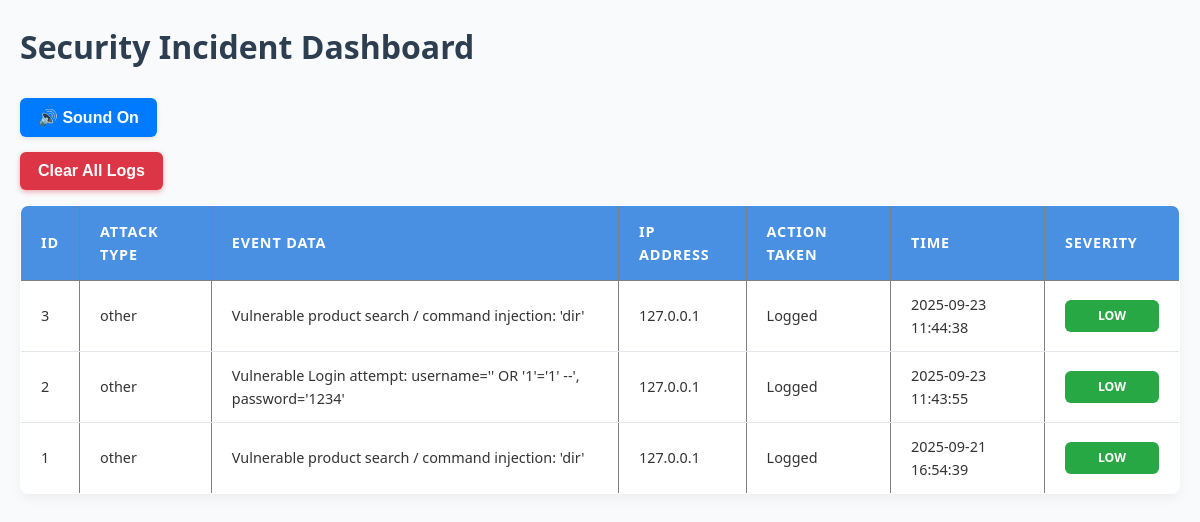
The page /dashboard/ on the database as committed earlier.
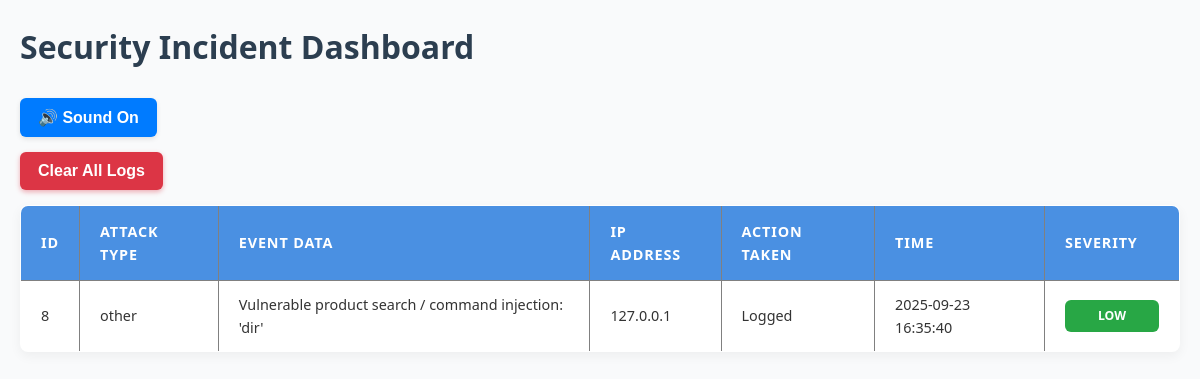
The same page on the database as committed later.
### monitoring/models.py (models this page shows, shortened)
class Incident(models.Model):
    ATTACK_TYPES = [
        ("suricata_alert", "Suricata Alert"),
        ("snort_alert", "Snort Alert"),
        ("sql_injection", "SQL Injection"),
        ("xss", "Cross-Site Scripting"),
        ("bruteforce", "Brute Force"),
        ("command_injection", "Command Injection"),  # 👈 add here
        ("other", "Other"),
    ]
    SEVERITY_LEVELS = [
        ("Low", "Low"),
        ("Medium", "Medium"),
        ("High", "High"),
    ]
    attack_type = models.CharField(max_length=50, choices=ATTACK_TYPES, default="other")
    event_data = models.TextField()
    ip_address = models.GenericIPAddressField(null=True, blank=True)
    action_taken = models.CharField(max_length=255, default="Logged")
    severity = models.CharField(max_length=10, choices=SEVERITY_LEVELS, default="Low")
    timestamp = models.DateTimeField(auto_now_add=True)

### monitoring/views.py (the view)
# urls.py: path('dashboard/', views.dashboard, name='dashboard'),
def dashboard(request):
    incidents = Incident.objects.order_by("-timestamp")[:50]
    return render(request, "dashboard.html", {"incidents": incidents})

### monitoring/templates/dashboard.html (shortened to what this page needs)
{% load static %}
<!DOCTYPE html>
<html>
<head>
<link rel="stylesheet" href="{% static 'css/dashboard.css' %}">
</head>
<body>
<h1>Security Incident Dashboard</h1>
<button id="mute-btn" class="mute-btn">🔊 Sound On</button>
<form method="POST" action="{% url 'clear_logs' %}">
<button type="submit" onclick="return confirm('Are you sure you want to clear all logs?');">Clear All Logs</button>
</form>
<table border="1" cellpadding="10">
<thead>
<tr><th>ID</th><th>Attack Type</th><th>Event Data</th><th>IP Address</th><th>Action Taken</th><th>Time</th><th>Severity</th></tr>
</thead>
<tbody>
{% for incident in incidents %}
<tr data-id="{{ incident.id }}">
<td>{{ incident.id }}</td>
<td>{{ incident.attack_type }}</td>
<td>{{ incident.event_data }}</td>
<td>{{ incident.ip_address }}</td>
<td>{{ incident.action_taken }}</td>
<td>{{ incident.timestamp|date:"Y-m-d H:i:s" }}</td>
<td><span class="severity {{ incident.severity|lower }}">{{ incident.severity }}</span></td>
</tr>
{% empty %}
<tr><td colspan="7">No incidents yet 🚀</td></tr>
{% endfor %}
</tbody>
</table>
</body>
</html>

Rows that differ between the two databases and show on the page:
removed Incident: id "3", attack_type "other", event_data "Vulnerable product search / command injection: 'dir'", ip_address "127.0.0.1", action_taken "Logged", timestamp "2025-09-23 11:44:38", severity "LOW"
removed Incident: id "2", attack_type "other", event_data "Vulnerable Login attempt: username='' OR '1'='1' --', password='1234'", ip_address "127.0.0.1", action_taken "Logged", timestamp "2025-09-23 11:43:55", severity "LOW"
removed Incident: id "1", attack_type "other", event_data "Vulnerable product search / command injection: 'dir'", ip_address "127.0.0.1", action_taken "Logged", timestamp "2025-09-21 16:54:39", severity "LOW"
added Incident: id "8", attack_type "other", event_data "Vulnerable product search / command injection: 'dir'", ip_address "127.0.0.1", action_taken "Logged", timestamp "2025-09-23 16:35:40", severity "LOW"
